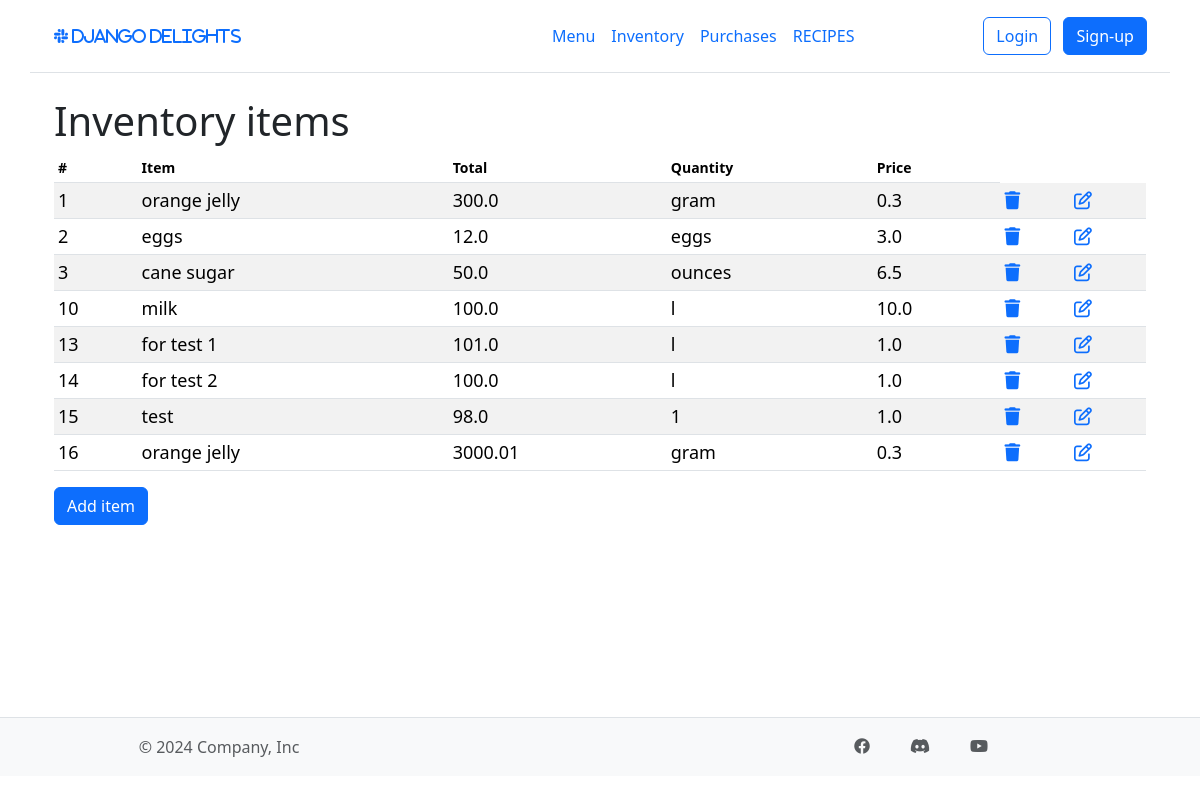
Screenshot of /inventory/ with the database file from the repository.
### inventory/models.py (models this page shows, shortened)
class Ingredient(models.Model):
    name = models.CharField(max_length=50)
    quantity = models.FloatField(default=0)
    unit = models.CharField(max_length=10)
    unit_price = models.FloatField(null=False, blank=False)

### inventory/views.py (the view)
# urls.py: path("", include("inventory.urls")),
def inventory(request):
    return render(
        request,
        "inventory/inventory.html",
        context={"ingredients": Ingredient.objects.all()},
    )

### inventory/templates/inventory/inventory.html (shortened to what this page needs)
{% extends "inventory/base.html" %}
{%load static%}
{% block content %}
<div class="container table-responsive small">
    <h1>Inventory items</h1>
    <table class='table table-striped table-sm'>
        <thead>
            <tr>
                <th scope="col">#</th>
                <th scope="col">Item</th>
                <th scope="col">Total</th>
                <th scope="col">Quantity</th>
                <th scope="col">Price</th>
            </tr>
        </thead>
        <tbody>
            {% for item in ingredients %}
                <tr class="table-row" style="font-size: 18px;">
                    <td>{{item.id}}</td>
                    <td>{{item.name}}</td>
                    <td>{{item.quantity}}</td>
                    <td>{{item.unit}}</td>
                    <td>{{item.unit_price}}</td>
                    <td><a href="{%url 'delete' item.id %}?model=inventory"><i class="fa fa-trash"></i></a></td>
                    <td><a href="{%url  'item_update' item.id %}?model=inventory"><i class="fa-regular fa-pen-to-square"></i></a></td>
                </tr>
            {% endfor %}
        </tbody>
    </table>
    <a href="{%url 'create_item' %}" class="btn btn-primary">Add item</a>
</div>
{% endblock content %}

### inventory/static/inventory/css/style.css (style rules this page uses)
html, body { height: 100%; margin: 0; }
body { display: flex; flex-direction: column; }

### rows the page displays
Ingredient: id "1", name "orange jelly", quantity "300.0", unit "gram", unit_price "0.3"
Ingredient: id "2", name "eggs", quantity "12.0", unit "eggs", unit_price "3.0"
Ingredient: id "3", name "cane sugar", quantity "50.0", unit "ounces", unit_price "6.5"
Ingredient: id "10", name "milk", quantity "100.0", unit "l", unit_price "10.0"
Ingredient: id "13", name "for test 1", quantity "101.0", unit "l", unit_price "1.0"
Ingredient: id "14", name "for test 2", quantity "100.0", unit "l", unit_price "1.0"
Ingredient: id "15", name "test", quantity "98.0", unit "1", unit_price "1.0"
Ingredient: id "16", name "orange jelly", quantity "3000.01", unit "gram", unit_price "0.3"
